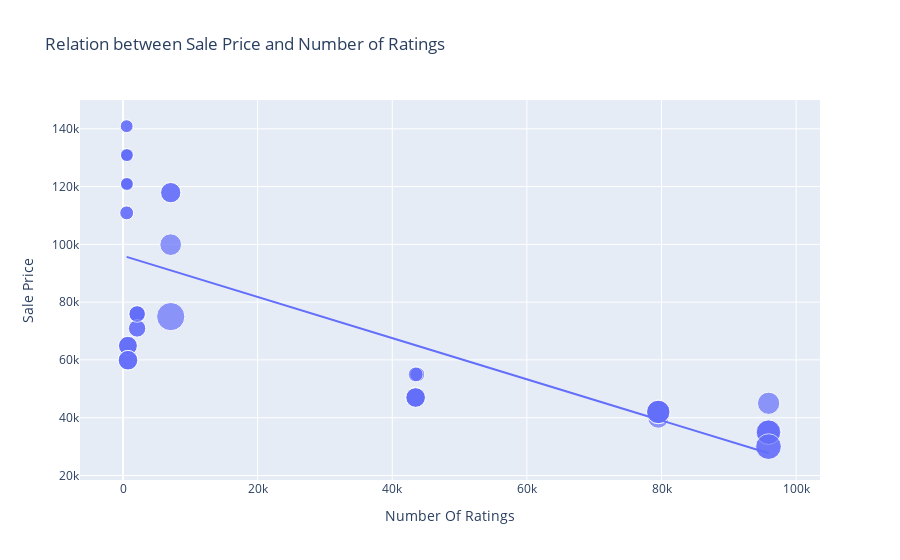

Notebook code cell kept with this figure:
### Markdown cell above
# what is the relationship between the sales price of iphones and the number of rating on falipkard

### Code cell
import plotly.express as px

figure = px.scatter(
    data_frame=df,
    x='Number Of Ratings',
    y='Sale Price',
    size='Discount Percentage',
    trendline='ols',
    title="Relation between Sale Price and Number of Ratings"
)

figure.show()

### Figure 1 — Plotly figure (JSON) as saved in the notebook; plotly's stock layout.template omitted (floating-point values rounded to 4 significant figures)
{"data": [{"hovertemplate": "Number Of Ratings=%{x}<br>Sale Price=%{y}<br>Discount Percentage=%{marker.size}<extra></extra>", "legendgroup": "", "marker": {"color": "#636efa", "size": [0, 0, 0, 0, 0, 0, 0, 0, 0, 20, 16, 20, 20, 20, 0, 0, 0, 0, 29, 15, 0, 15, 17, 18, 6, 6, 13, 6, 14, 10, 7, 6, 6, 13, 13, 10, 10, 6, 14, 6, 10, 6, 11, 11, 10, 14, 7, 6, 6, 6, 8, 8, 24, 22, 22, 22, 8, 24, 14, 14, 14, 14], "sizemode": "area", "sizeref": 0.0725, "symbol": "circle"}, "mode": "markers", "name": "", "orientation": "v", "showlegend": false, "type": "scatter", "x": [3431, 3431, 3431, 11202, 11202, 3431, 3431, 11202, 1454, 79512, 79512, 79582, 79512, 79512, 1078, 1078, 1078, 1078, 7088, 7088, 1078, 7088, 7081, 95909, 542, 580, 740, 545, 740, 2101, 545, 580, 580, 730, 730, 2101, 2101, 580, 740, 580, 2092, 545, 2101, 2092, 2101, 740, 545, 580, 580, 580, 43707, 43707, 95807, 95909, 95807, 95909, 43470, 95909, 43470, 43470, 43470, 43470], "xaxis": "x", "y": [49900, 84900, 84900, 77000, 77000, 49900, 49900, 77000, 89900, 41999, 39999, 41999, 41999, 41999, 131900, 117100, 131900, 117100, 74999, 117900, 117100, 117900, 99900, 44999, 140900, 130900, 64900, 120900, 59900, 75900, 110900, 130900, 120900, 64900, 64900, 75900, 75900, 120900, 59900, 120900, 75900, 140900, 70900, 70900, 75900, 59900, 110900, 120900, 130900, 130900, 54999, 54999, 29999, 34999, 34999, 34999, 54999, 29999, 46999, 46999, 46999, 46999], "yaxis": "y"}, {"hovertemplate": "<b>OLS trendline</b><br>Sale Price = -0.712783 * Number Of Ratings + 96054.8<br>R<sup>2</sup>=0.492139<br><br>Number Of Ratings=%{x}<br>Sale Price=%{y} <b>(trend)</b><extra></extra>", "legendgroup": "", "marker": {"color": "#636efa", "symbol": "circle"}, "mode": "lines", "name": "", "showlegend": false, "type": "scatter", "x": [542, 545, 545, 545, 545, 580, 580, 580, 580, 580, 580, 580, 580, 730, 730, 740, 740, 740, 740, 1078, 1078, 1078, 1078, 1078, 1454, 2092, 2092, 2101, 2101, 2101, 2101, 2101, 3431, 3431, 3431, 3431, 3431, 7081, 7088, 7088, 7088, 11202, 11202, 11202, 43470, 43470, 43470, 43470, 43470, 43707, 43707, 79512, 79512, 79512, 79512, 79582, 95807, 95807, 95909, 95909, 95909, 95909], "xaxis": "x", "y": [95670.0, 95670.0, 95670.0, 95670.0, 95670.0, 95640.0, 95640.0, 95640.0, 95640.0, 95640.0, 95640.0, 95640.0, 95640.0, 95530.0, 95530.0, 95530.0, 95530.0, 95530.0, 95530.0, 95290.0, 95290.0, 95290.0, 95290.0, 95290.0, 95020.0, 94560.0, 94560.0, 94560.0, 94560.0, 94560.0, 94560.0, 94560.0, 93610.0, 93610.0, 93610.0, 93610.0, 93610.0, 91010.0, 91000.0, 91000.0, 91000.0, 88070.0, 88070.0, 88070.0, 65070.0, 65070.0, 65070.0, 65070.0, 65070.0, 64900.0, 64900.0, 39380.0, 39380.0, 39380.0, 39380.0, 39330.0, 27770.0, 27770.0, 27690.0, 27690.0, 27690.0, 27690.0], "yaxis": "y"}], "layout": {"legend": {"itemsizing": "constant", "tracegroupgap": 0}, "title": {"text": "Relation between Sale Price and Number of Ratings"}, "xaxis": {"anchor": "y", "domain": [0, 1], "title": {"text": "Number Of Ratings"}}, "yaxis": {"anchor": "x", "domain": [0, 1], "title": {"text": "Sale Price"}}}}
